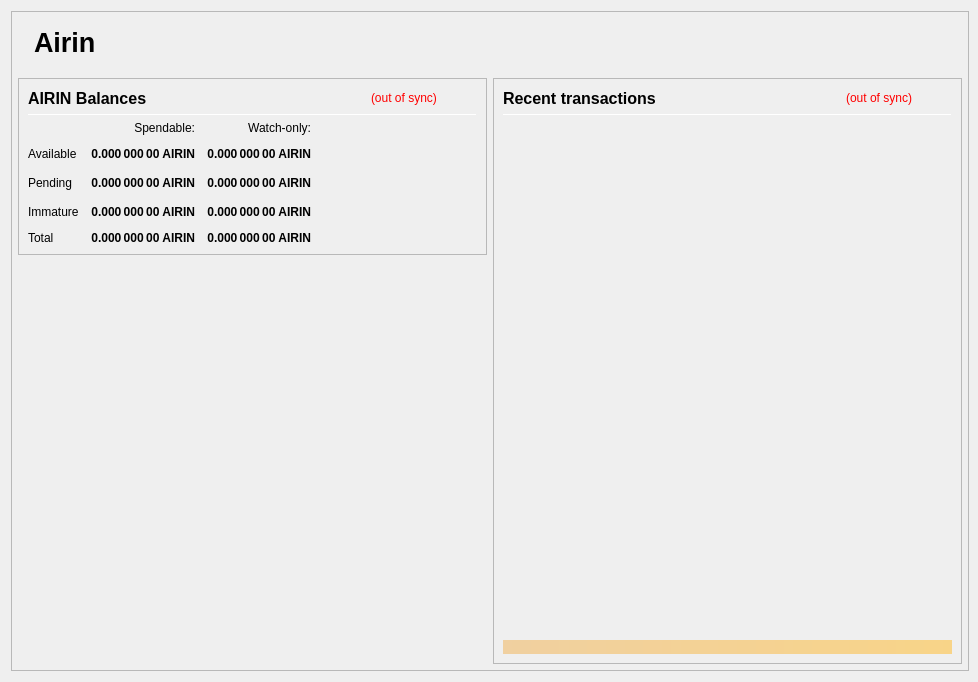
<?xml version="1.0" encoding="UTF-8"?>
<ui version="4.0">
 <class>OverviewPage</class>
 <widget class="QWidget" name="OverviewPage">
  <property name="geometry">
   <rect>
    <x>0</x>
    <y>0</y>
    <width>978</width>
    <height>682</height>
   </rect>
  </property>
  <property name="minimumSize">
   <size>
    <width>960</width>
    <height>682</height>
   </size>
  </property>
  <property name="font">
   <font>
    <weight>50</weight>
    <bold>false</bold>
   </font>
  </property>
  <property name="windowTitle">
   <string>Form</string>
  </property>
  <layout class="QVBoxLayout" name="topLayout" stretch="0">
   <property name="rightMargin">
    <number>9</number>
   </property>
   <item>
    <widget class="QFrame" name="frame_BG">
     <property name="minimumSize">
      <size>
       <width>850</width>
       <height>610</height>
      </size>
     </property>
     <property name="maximumSize">
      <size>
       <width>16777215</width>
       <height>16777215</height>
      </size>
     </property>
     <property name="frameShape">
      <enum>QFrame::StyledPanel</enum>
     </property>
     <property name="frameShadow">
      <enum>QFrame::Raised</enum>
     </property>
     <layout class="QVBoxLayout" name="verticalLayout_3" stretch="0">
      <property name="leftMargin">
       <number>0</number>
      </property>
      <property name="topMargin">
       <number>0</number>
      </property>
      <property name="rightMargin">
       <number>0</number>
      </property>
      <property name="bottomMargin">
       <number>6</number>
      </property>
      <item>
       <layout class="QVBoxLayout" name="verticalLayout_Master" stretch="0,1">
        <property name="leftMargin">
         <number>0</number>
        </property>
        <property name="topMargin">
         <number>0</number>
        </property>
        <property name="rightMargin">
         <number>0</number>
        </property>
        <property name="bottomMargin">
         <number>0</number>
        </property>
        <item>
         <widget class="QFrame" name="frame_Header">
          <layout class="QVBoxLayout" name="verticalLayout_Header" stretch="0">
           <property name="leftMargin">
            <number>0</number>
           </property>
           <property name="topMargin">
            <number>0</number>
           </property>
           <property name="rightMargin">
            <number>0</number>
           </property>
           <property name="bottomMargin">
            <number>0</number>
           </property>
           <item>
            <layout class="QHBoxLayout" name="horizontalLayout_Header" stretch="1,0">
             <property name="spacing">
              <number>6</number>
             </property>
             <item>
              <spacer name="horizontalSpacer_Header">
               <property name="orientation">
                <enum>Qt::Horizontal</enum>
               </property>
               <property name="sizeHint" stdset="0">
                <size>
                 <width>40</width>
                 <height>20</height>
                </size>
               </property>
              </spacer>
             </item>
			 <item>
           <widget class="QLabel" name="labelOverviewHeaderLeft">
            <property name="minimumSize">
             <size>
              <width>464</width>
              <height>60</height>
             </size>
            </property>
            <property name="maximumSize">
             <size>
              <width>16777215</width>
              <height>60</height>
             </size>
            </property>
            <property name="font">
             <font>
              <pointsize>20</pointsize>
              <weight>75</weight>
              <bold>true</bold>
             </font>
            </property>
            <property name="text">
             <string>Airin</string>
            </property>
            <property name="alignment">
             <set>Qt::AlignLeading|Qt::AlignLeft|Qt::AlignVCenter</set>
            </property>
           </widget>
          </item>
             <item>
              <widget class="QLabel" name="labelOverviewHeaderRight">
               <property name="minimumSize">
                <size>
                 <width>464</width>
                 <height>60</height>
                </size>
               </property>
               <property name="maximumSize">
                <size>
                 <width>16777215</width>
                 <height>60</height>
                </size>
               </property>
				<property name="font">
				 <font>
				  <pointsize>20</pointsize>
				  <weight>75</weight>
				  <bold>true</bold>
				 </font>
				</property>
				<property name="text">
				 <string></string>
				</property>
               <property name="alignment">
                <set>Qt::AlignRight|Qt::AlignTrailing|Qt::AlignVCenter</set>
               </property>
              </widget>
             </item>
            </layout>
           </item>
          </layout>
         </widget>
        </item>
        <item>
         <widget class="QFrame" name="frame_Content">
          <layout class="QVBoxLayout" name="verticalLayout_Content">
           <property name="leftMargin">
            <number>6</number>
           </property>
           <property name="topMargin">
            <number>0</number>
           </property>
           <property name="rightMargin">
            <number>6</number>
           </property>
           <property name="bottomMargin">
            <number>0</number>
           </property>
           <item>
            <layout class="QHBoxLayout" name="horizontalLayout_Content" stretch="1,1">
             <property name="spacing">
              <number>6</number>
             </property>
             <item>
              <layout class="QVBoxLayout" name="verticalLayout_left" stretch="0,0">
               <item>
                <widget class="QFrame" name="frameBalances">
                 <property name="frameShape">
                  <enum>QFrame::StyledPanel</enum>
                 </property>
                 <property name="frameShadow">
                  <enum>QFrame::Raised</enum>
                 </property>
                 <layout class="QVBoxLayout" name="verticalLayout_4">
                  <item>
                   <layout class="QHBoxLayout" name="hlBalancesHeader" stretch="2,0,0">
                    <property name="spacing">
                     <number>6</number>
                    </property>
                    <item>
                     <widget class="QLabel" name="labelBalances">
                      <property name="minimumSize">
                       <size>
                        <width>0</width>
                        <height>0</height>
                       </size>
                      </property>
                      <property name="font">
                       <font>
                        <pointsize>12</pointsize>
                        <weight>75</weight>
                        <bold>true</bold>
                       </font>
                      </property>
                      <property name="text">
                       <string>AIRIN Balances</string>
                      </property>
                     </widget>
                    </item>
                    <item>
                     <widget class="QLabel" name="labelWalletStatus">
                      <property name="cursor">
                       <cursorShape>WhatsThisCursor</cursorShape>
                      </property>
                      <property name="toolTip">
                       <string>The displayed information may be out of date. Your wallet automatically synchronizes with the Airin network after a connection is established, but this process has not completed yet.</string>
                      </property>
                      <property name="styleSheet">
                       <string notr="true">QLabel { color: red; }</string>
                      </property>
                      <property name="text">
                       <string notr="true">(out of sync)</string>
                      </property>
                      <property name="alignment">
                       <set>Qt::AlignLeading|Qt::AlignLeft|Qt::AlignVCenter</set>
                      </property>
                     </widget>
                    </item>
                    <item>
                     <spacer name="hsBalancesHeader">
                      <property name="orientation">
                       <enum>Qt::Horizontal</enum>
                      </property>
                      <property name="sizeHint" stdset="0">
                       <size>
                        <width>40</width>
                        <height>20</height>
                       </size>
                      </property>
                     </spacer>
                    </item>
                   </layout>
                  </item>
                  <item>
                   <widget class="Line" name="lineBalances">
                    <property name="minimumSize">
                     <size>
                      <width>0</width>
                      <height>1</height>
                     </size>
                    </property>
                    <property name="maximumSize">
                     <size>
                      <width>16777215</width>
                      <height>1</height>
                     </size>
                    </property>
                    <property name="orientation">
                     <enum>Qt::Horizontal</enum>
                    </property>
                   </widget>
                  </item>
                  <item>
                   <layout class="QGridLayout" name="gridLayout">
                    <property name="spacing">
                     <number>12</number>
                    </property>
                    <item row="2" column="2">
                     <widget class="QLabel" name="labelWatchPending">
                      <property name="font">
                       <font>
                        <weight>75</weight>
                        <bold>true</bold>
                       </font>
                      </property>
                      <property name="cursor">
                       <cursorShape>ArrowCursor</cursorShape>
                      </property>
                      <property name="toolTip">
                       <string>Unconfirmed transactions to watch-only addresses</string>
                      </property>
                      <property name="text">
                       <string notr="true">0.000 000 00 AIRIN</string>
                      </property>
                      <property name="alignment">
                       <set>Qt::AlignRight|Qt::AlignTrailing|Qt::AlignVCenter</set>
                      </property>
                      <property name="textInteractionFlags">
                       <set>Qt::NoTextInteraction</set>
                      </property>
                     </widget>
                    </item>
                    <item row="2" column="1">
                     <widget class="QLabel" name="labelUnconfirmed">
                      <property name="font">
                       <font>
                        <weight>75</weight>
                        <bold>true</bold>
                       </font>
                      </property>
                      <property name="cursor">
                       <cursorShape>ArrowCursor</cursorShape>
                      </property>
                      <property name="toolTip">
                       <string>Total of transactions that have yet to be confirmed, and do not yet count toward the spendable balance</string>
                      </property>
                      <property name="text">
                       <string notr="true">0.000 000 00 AIRIN</string>
                      </property>
                      <property name="alignment">
                       <set>Qt::AlignRight|Qt::AlignTrailing|Qt::AlignVCenter</set>
                      </property>
                      <property name="textInteractionFlags">
                       <set>Qt::NoTextInteraction</set>
                      </property>
                     </widget>
                    </item>
                    <item row="3" column="2">
                     <widget class="QLabel" name="labelWatchImmature">
                      <property name="font">
                       <font>
                        <weight>75</weight>
                        <bold>true</bold>
                       </font>
                      </property>
                      <property name="cursor">
                       <cursorShape>ArrowCursor</cursorShape>
                      </property>
                      <property name="toolTip">
                       <string>Staked or masternode rewards in watch-only addresses that has not yet matured</string>
                      </property>
                      <property name="text">
                       <string notr="true">0.000 000 00 AIRIN</string>
                      </property>
                      <property name="alignment">
                       <set>Qt::AlignRight|Qt::AlignTrailing|Qt::AlignVCenter</set>
                      </property>
                      <property name="textInteractionFlags">
                       <set>Qt::NoTextInteraction</set>
                      </property>
                     </widget>
                    </item>
                    <item row="4" column="0">
                     <widget class="QLabel" name="labelTotalText">
                      <property name="text">
                       <string>Total</string>
                      </property>
                      <property name="textInteractionFlags">
                       <set>Qt::NoTextInteraction</set>
                      </property>
                     </widget>
                    </item>
                    <item row="3" column="1">
                     <widget class="QLabel" name="labelImmature">
                      <property name="font">
                       <font>
                        <weight>75</weight>
                        <bold>true</bold>
                       </font>
                      </property>
                      <property name="cursor">
                       <cursorShape>ArrowCursor</cursorShape>
                      </property>
                      <property name="toolTip">
                       <string>Staked or masternode rewards that has not yet matured</string>
                      </property>
                      <property name="text">
                       <string notr="true">0.000 000 00 AIRIN</string>
                      </property>
                      <property name="alignment">
                       <set>Qt::AlignRight|Qt::AlignTrailing|Qt::AlignVCenter</set>
                      </property>
                      <property name="textInteractionFlags">
                       <set>Qt::NoTextInteraction</set>
                      </property>
                     </widget>
                    </item>
                    <item row="2" column="3">
                     <spacer name="hsBalances">
                      <property name="orientation">
                       <enum>Qt::Horizontal</enum>
                      </property>
                      <property name="sizeHint" stdset="0">
                       <size>
                        <width>40</width>
                        <height>20</height>
                       </size>
                      </property>
                     </spacer>
                    </item>
                    <item row="3" column="0">
                     <widget class="QLabel" name="labelImmatureText">
                      <property name="text">
                       <string>Immature</string>
                      </property>
                      <property name="textInteractionFlags">
                       <set>Qt::NoTextInteraction</set>
                      </property>
                     </widget>
                    </item>
                    <item row="4" column="1">
                     <widget class="QLabel" name="labelTotal">
                      <property name="font">
                       <font>
                        <weight>75</weight>
                        <bold>true</bold>
                       </font>
                      </property>
                      <property name="cursor">
                       <cursorShape>ArrowCursor</cursorShape>
                      </property>
                      <property name="toolTip">
                       <string>Your current total balance</string>
                      </property>
                      <property name="text">
                       <string notr="true">0.000 000 00 AIRIN</string>
                      </property>
                      <property name="alignment">
                       <set>Qt::AlignRight|Qt::AlignTrailing|Qt::AlignVCenter</set>
                      </property>
                      <property name="textInteractionFlags">
                       <set>Qt::NoTextInteraction</set>
                      </property>
                     </widget>
                    </item>
                    <item row="4" column="2">
                     <widget class="QLabel" name="labelWatchTotal">
                      <property name="font">
                       <font>
                        <weight>75</weight>
                        <bold>true</bold>
                       </font>
                      </property>
                      <property name="cursor">
                       <cursorShape>ArrowCursor</cursorShape>
                      </property>
                      <property name="toolTip">
                       <string>Current total balance in watch-only addresses</string>
                      </property>
                      <property name="text">
                       <string notr="true">0.000 000 00 AIRIN</string>
                      </property>
                      <property name="alignment">
                       <set>Qt::AlignRight|Qt::AlignTrailing|Qt::AlignVCenter</set>
                      </property>
                      <property name="textInteractionFlags">
                       <set>Qt::NoTextInteraction</set>
                      </property>
                     </widget>
                    </item>
                    <item row="0" column="2">
                     <widget class="QLabel" name="labelWatchonly">
                      <property name="text">
                       <string>Watch-only:</string>
                      </property>
                      <property name="alignment">
                       <set>Qt::AlignRight|Qt::AlignTrailing|Qt::AlignVCenter</set>
                      </property>
                     </widget>
                    </item>
                    <item row="1" column="0">
                     <widget class="QLabel" name="labelBalanceText">
                      <property name="text">
                       <string>Available</string>
                      </property>
                      <property name="textInteractionFlags">
                       <set>Qt::NoTextInteraction</set>
                      </property>
                     </widget>
                    </item>
                    <item row="1" column="1">
                     <widget class="QLabel" name="labelBalance">
                      <property name="font">
                       <font>
                        <weight>75</weight>
                        <bold>true</bold>
                       </font>
                      </property>
                      <property name="cursor">
                       <cursorShape>ArrowCursor</cursorShape>
                      </property>
                      <property name="toolTip">
                       <string>Your current spendable balance</string>
                      </property>
                      <property name="text">
                       <string notr="true">0.000 000 00 AIRIN</string>
                      </property>
                      <property name="alignment">
                       <set>Qt::AlignRight|Qt::AlignTrailing|Qt::AlignVCenter</set>
                      </property>
                      <property name="textInteractionFlags">
                       <set>Qt::NoTextInteraction</set>
                      </property>
                     </widget>
                    </item>
                    <item row="1" column="2">
                     <widget class="QLabel" name="labelWatchAvailable">
                      <property name="font">
                       <font>
                        <weight>75</weight>
                        <bold>true</bold>
                       </font>
                      </property>
                      <property name="cursor">
                       <cursorShape>ArrowCursor</cursorShape>
                      </property>
                      <property name="toolTip">
                       <string>Your current balance in watch-only addresses</string>
                      </property>
                      <property name="text">
                       <string notr="true">0.000 000 00 AIRIN</string>
                      </property>
                      <property name="alignment">
                       <set>Qt::AlignRight|Qt::AlignTrailing|Qt::AlignVCenter</set>
                      </property>
                      <property name="textInteractionFlags">
                       <set>Qt::NoTextInteraction</set>
                      </property>
                     </widget>
                    </item>
                    <item row="2" column="0">
                     <widget class="QLabel" name="labelPendingText">
                      <property name="text">
                       <string>Pending</string>
                      </property>
                      <property name="textInteractionFlags">
                       <set>Qt::NoTextInteraction</set>
                      </property>
                     </widget>
                    </item>
                    <item row="0" column="1">
                     <widget class="QLabel" name="labelSpendable">
                      <property name="text">
                       <string>Spendable:</string>
                      </property>
                      <property name="alignment">
                       <set>Qt::AlignRight|Qt::AlignTrailing|Qt::AlignVCenter</set>
                      </property>
                     </widget>
                    </item>
                   </layout>
                  </item>
                 </layout>
                </widget>
               </item>
               <item>
                <spacer name="verticalSpacer">
                 <property name="orientation">
                  <enum>Qt::Vertical</enum>
                 </property>
                 <property name="sizeHint" stdset="0">
                  <size>
                   <width>20</width>
                   <height>40</height>
                  </size>
                 </property>
                </spacer>
               </item>
              </layout>
             </item>
             <item>
              <layout class="QVBoxLayout" name="verticalLayout_right" stretch="1">
               <item>
                <widget class="QFrame" name="frame_RecentTransactions">
                 <property name="minimumSize">
                  <size>
                   <width>0</width>
                   <height>0</height>
                  </size>
                 </property>
                 <property name="frameShape">
                  <enum>QFrame::StyledPanel</enum>
                 </property>
                 <property name="frameShadow">
                  <enum>QFrame::Raised</enum>
                 </property>
                 <layout class="QVBoxLayout" name="verticalLayout_1" stretch="0,0,0,0,0">
                  <item>
                   <layout class="QHBoxLayout" name="horizontalLayout_2" stretch="2,0,0">
                    <property name="spacing">
                     <number>3</number>
                    </property>
                    <item>
                     <widget class="QLabel" name="label_4">
                      <property name="minimumSize">
                       <size>
                        <width>0</width>
                        <height>20</height>
                       </size>
                      </property>
                      <property name="font">
                       <font>
                        <pointsize>12</pointsize>
                        <weight>75</weight>
                        <bold>true</bold>
                       </font>
                      </property>
                      <property name="text">
                       <string>Recent transactions</string>
                      </property>
                     </widget>
                    </item>
                    <item>
                     <widget class="QLabel" name="labelTransactionsStatus">
                      <property name="cursor">
                       <cursorShape>WhatsThisCursor</cursorShape>
                      </property>
                      <property name="toolTip">
                       <string>The displayed information may be out of date. Your wallet automatically synchronizes with the Airin network after a connection is established, but this process has not completed yet.</string>
                      </property>
                      <property name="styleSheet">
                       <string notr="true">QLabel { color: red; }</string>
                      </property>
                      <property name="text">
                       <string notr="true">(out of sync)</string>
                      </property>
                      <property name="alignment">
                       <set>Qt::AlignRight|Qt::AlignTrailing|Qt::AlignVCenter</set>
                      </property>
                     </widget>
                    </item>
                    <item>
                     <spacer name="horizontalSpacer">
                      <property name="orientation">
                       <enum>Qt::Horizontal</enum>
                      </property>
                      <property name="sizeHint" stdset="0">
                       <size>
                        <width>40</width>
                        <height>20</height>
                       </size>
                      </property>
                     </spacer>
                    </item>
                   </layout>
                  </item>
                  <item>
                   <widget class="Line" name="line">
                    <property name="minimumSize">
                     <size>
                      <width>0</width>
                      <height>1</height>
                     </size>
                    </property>
                    <property name="maximumSize">
                     <size>
                      <width>16777215</width>
                      <height>1</height>
                     </size>
                    </property>
                    <property name="orientation">
                     <enum>Qt::Horizontal</enum>
                    </property>
                   </widget>
                  </item>
                  <item>
                   <widget class="QListView" name="listTransactions">
                    <property name="minimumSize">
                     <size>
                      <width>0</width>
                      <height>0</height>
                     </size>
                    </property>
                    <property name="styleSheet">
                     <string notr="true">QListView { background: transparent; }</string>
                    </property>
                    <property name="frameShape">
                     <enum>QFrame::NoFrame</enum>
                    </property>
                    <property name="verticalScrollBarPolicy">
                     <enum>Qt::ScrollBarAlwaysOff</enum>
                    </property>
                    <property name="horizontalScrollBarPolicy">
                     <enum>Qt::ScrollBarAlwaysOff</enum>
                    </property>
                    <property name="selectionMode">
                     <enum>QAbstractItemView::NoSelection</enum>
                    </property>
                   </widget>
                  </item>
                  <item>
                   <spacer name="verticalSpacer_2">
                    <property name="orientation">
                     <enum>Qt::Vertical</enum>
                    </property>
                    <property name="sizeType">
                     <enum>QSizePolicy::Expanding</enum>
                    </property>
                    <property name="sizeHint" stdset="0">
                     <size>
                      <width>20</width>
                      <height>40</height>
                     </size>
                    </property>
                   </spacer>
                  </item>
                  <item>
                   <widget class="QLabel" name="labelAlerts">
                    <property name="maximumSize">
                     <size>
                      <width>16777215</width>
                      <height>16777215</height>
                     </size>
                    </property>
                    <property name="styleSheet">
                     <string notr="true">background-color: qlineargradient(x1: 0, y1: 0, x2: 1, y2: 0, stop:0 #F0D0A0, stop:1 #F8D488); color:#000000;</string>
                    </property>
                    <property name="text">
                     <string/>
                    </property>
                    <property name="wordWrap">
                     <bool>true</bool>
                    </property>
                    <property name="margin">
                     <number>3</number>
                    </property>
                   </widget>
                  </item>
                 </layout>
                </widget>
               </item>
              </layout>
             </item>
            </layout>
           </item>
          </layout>
         </widget>
        </item>
       </layout>
      </item>
     </layout>
    </widget>
   </item>
  </layout>
 </widget>
 <resources/>
 <connections/>
</ui>
